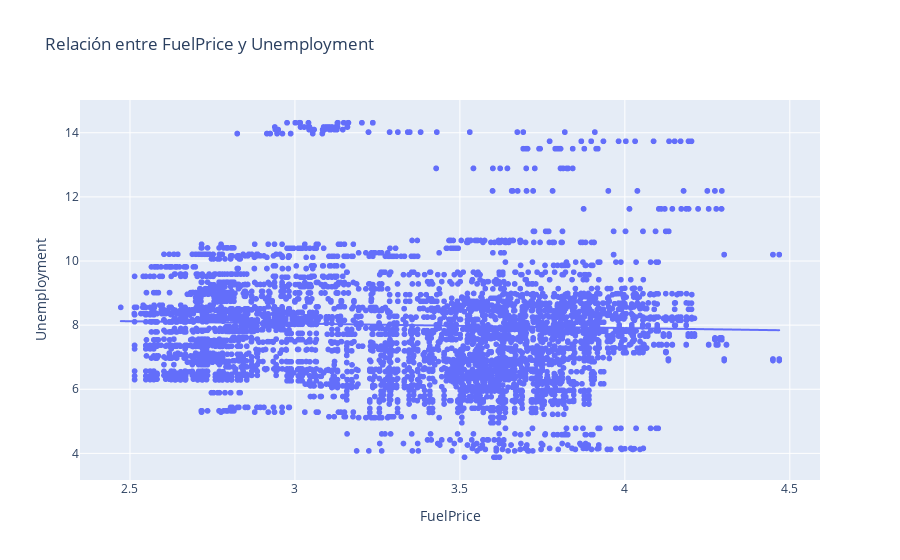

The cell this chart's notebook holds for it:
### Markdown cell above
# Ejrcicio 3: Análisis de Factores Externos (2 puntos)

a) Explora la relación entre el precio de combustible $Fuel Price$, la tasa de desempleo $Unemployment$ y las ventas semanales $Weekly Sales$. ¿Existe alguna correlación significativa? Genera dos gráficos de dispersión (scatter plot) para ilustrarlo. (1 puntos)

### Code cell
df_filtered = df[['Fuel_Price', 'Unemployment', 'Weekly_Sales']].dropna()
# Crear gráfico de dispersión con Plotly
fig = px.scatter(df_filtered, 
                 x='Fuel_Price', 
                 y='Unemployment', 
                 labels={'Fuel_Price': 'FuelPrice', 'Unemployment': 'Unemployment'},
                 title='Relación entre FuelPrice y Unemployment',
                 trendline="ols")

# Mostrar gráfico
fig.show()

### Figure 1 — Plotly figure (JSON) as saved in the notebook; plotly's stock layout.template omitted (floating-point values rounded to 4 significant figures; data arrays with more than 128 entries replaced by an {"elided": "..."} marker saying what was removed)
{"data": [{"hovertemplate": "FuelPrice=%{x}<br>Unemployment=%{y}<extra></extra>", "legendgroup": "", "marker": {"color": "#636efa", "symbol": "circle"}, "mode": "markers", "name": "", "showlegend": false, "type": "scattergl", "x": {"elided": "6434 float values"}, "xaxis": "x", "y": {"elided": "6434 float values"}, "yaxis": "y"}, {"hovertemplate": "<b>OLS trendline</b><br>Unemployment = -0.142083 * Fuel_Price + 8.47623<br>R<sup>2</sup>=0.001208<br><br>FuelPrice=%{x}<br>Unemployment=%{y} <b>(trend)</b><extra></extra>", "legendgroup": "", "marker": {"color": "#636efa", "symbol": "circle"}, "mode": "lines", "name": "", "showlegend": false, "type": "scattergl", "x": {"elided": "6434 float values"}, "xaxis": "x", "y": {"elided": "6434 float values"}, "yaxis": "y"}], "layout": {"legend": {"tracegroupgap": 0}, "title": {"text": "Relación entre FuelPrice y Unemployment"}, "xaxis": {"anchor": "y", "domain": [0, 1], "title": {"text": "FuelPrice"}}, "yaxis": {"anchor": "x", "domain": [0, 1], "title": {"text": "Unemployment"}}}}
